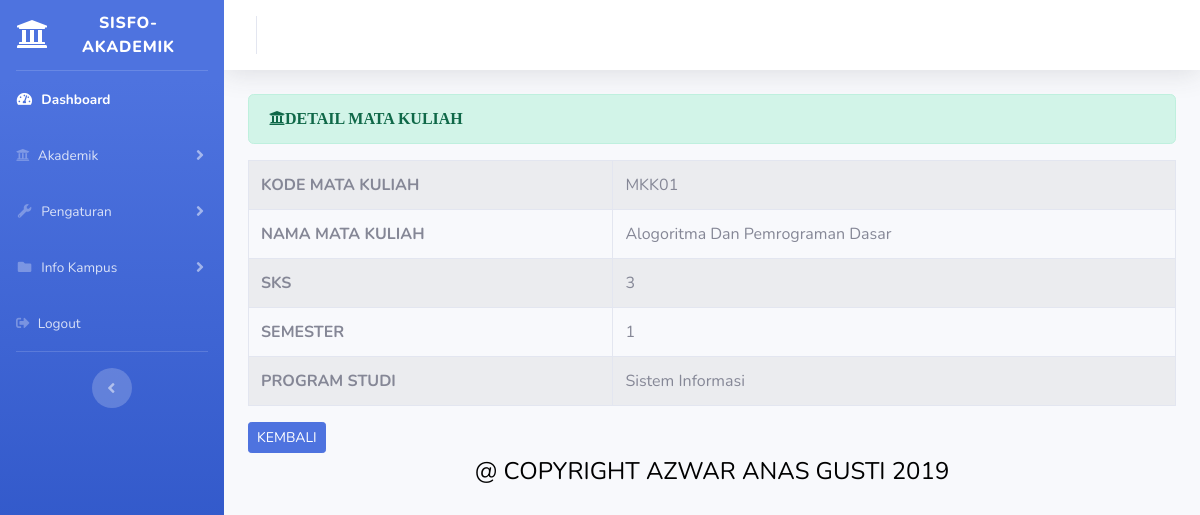
The page /index.php/administrator/matakuliah/detail/MKK01 on the database its author committed.
### tables this page shows
CREATE TABLE `matakuliah` (
  `kode_matakuliah` varchar(10) NOT NULL,
  `nama_matakuliah` varchar(100) NOT NULL,
  `sks` int(5) NOT NULL,
  `semester` int(10) NOT NULL,
  `nama_prodi` varchar(100) NOT NULL
);

### application/controllers/administrator/matakuliah.php (called while the page is built, shortened)
<?php
class Matakuliah extends CI_Controller{
	public function detail($kode)
	{
		$data['detail'] = $this->matakuliah_model->ambil_kode_matakuliah($kode);
        $this->load->view('templates_administrator/header');
		$this->load->view('templates_administrator/sidebar');
		$this->load->view('administrator/matakuliah_detail',$data);
		$this->load->view('templates_administrator/footer');
	}
}

### index.php (called while the page is built, shortened)
<?php
require_once BASEPATH.'core/CodeIgniter.php';

### application/models/matakuliah_model.php (called while the page is built, shortened)
<?php
class Matakuliah_model extends CI_Model
{
	public function ambil_kode_matakuliah($kode)
	{
		$result = $this->db->where('kode_matakuliah', $kode)->get('matakuliah');
		if($result->num_rows() > 0){
			return $result->result();
		}else{
			return false; }
	}
}

### application/views/administrator/matakuliah_detail.php (the view)
<div class="container-fluid">
	 <div class="alert alert-success" role="alert">
   <i class="fas fa-university">DETAIL MATA KULIAH </i>
       </div>
        <table class="table table-hover table-striped table-bordered">
        	<?php foreach ($detail as $dt) : ?>
     <tr>
     	<th>KODE MATA KULIAH</th>
     	<td><?php echo $dt->kode_matakuliah; ?></td>
    </tr>
       <tr>
     	<th>NAMA MATA KULIAH</th>
     	<td><?php echo $dt->nama_matakuliah; ?></td>
    </tr>
       <tr>
     	<th>SKS</th>
     	<td><?php echo $dt->sks; ?></td>
    </tr>
       <tr>
     	<th>SEMESTER</th>
     	<td><?php echo $dt->semester; ?></td>
    </tr>
       <tr>
     	<th>PROGRAM STUDI</th>
     	<td><?php echo $dt->nama_prodi; ?></td>
    </tr>
<?php endforeach; ?>
</table>
<?php echo anchor('administrator/matakuliah','<div class="btn btn-sm btn-primary">KEMBALI </div>')?>
</div>

### rows shown on the page
matakuliah: kode_matakuliah "MKK01", nama_matakuliah "Alogoritma Dan Pemrograman Dasar", sks "3", semester "1", nama_prodi "Sistem Informasi"
